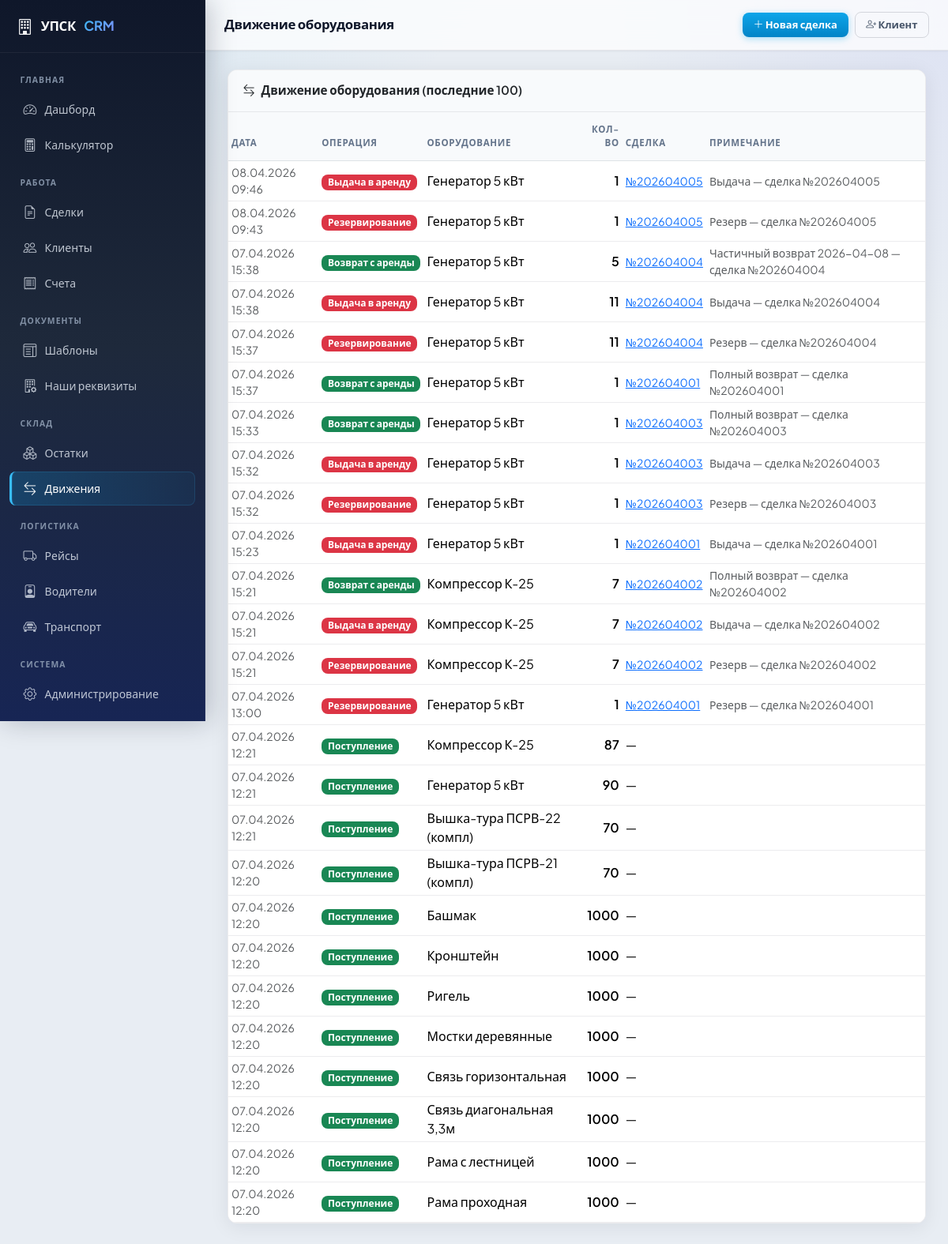
Page /equipment/movements/ on the earlier database version.
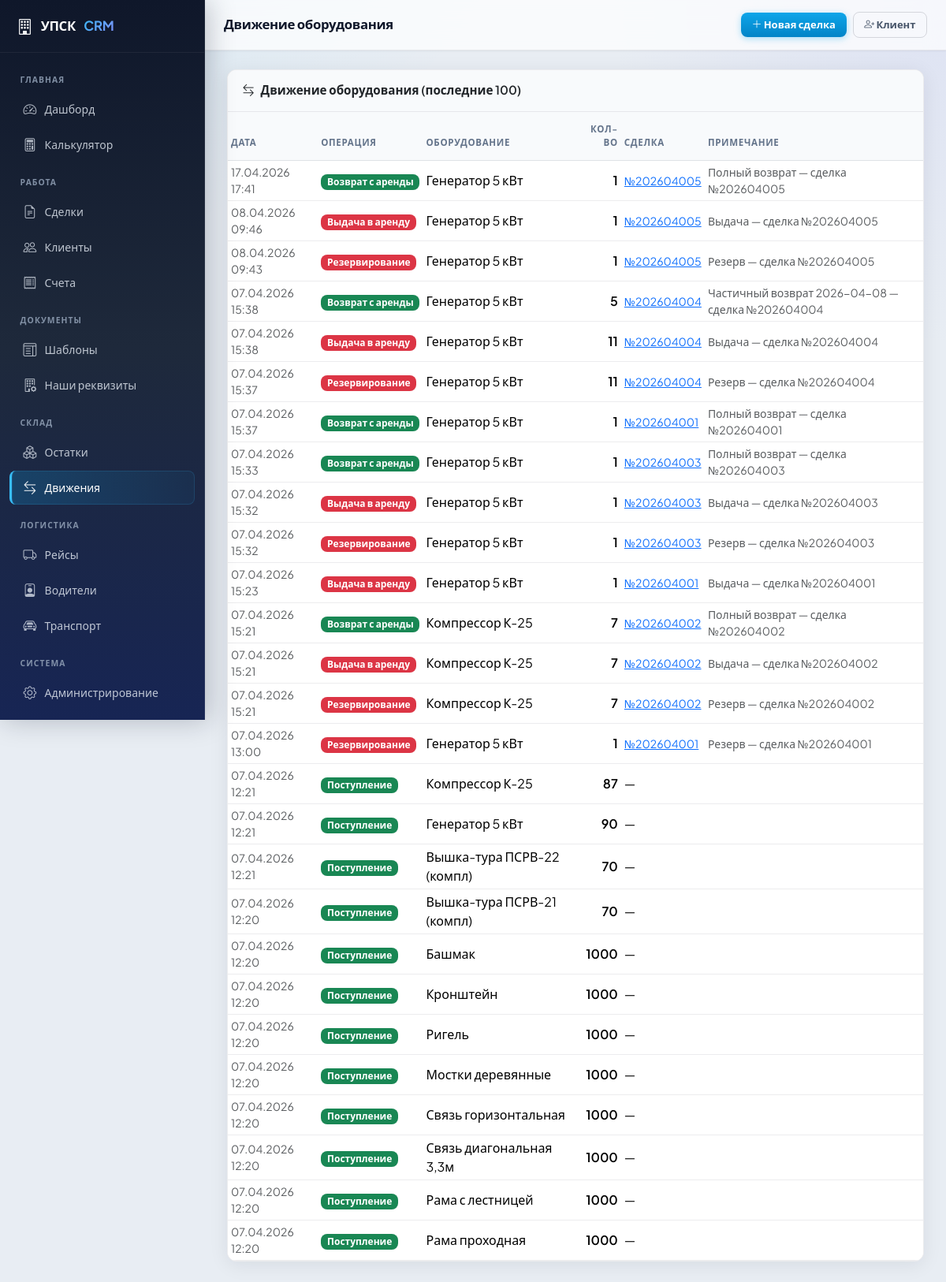
Same page on the later database version.
### equipment/models.py (models this page shows, shortened)
class EquipmentMovement(models.Model):
    MOVEMENT_TYPES = [
        ('in', 'Поступление'),
        ('out_reserve', 'Резервирование'),
        ('out_rent', 'Выдача в аренду'),
        ('return', 'Возврат с аренды'),
        ('cancel_reserve', 'Снятие резерва'),
        ('repair_out', 'Отправка на ремонт'),
        ('repair_in', 'Возврат с ремонта'),
        ('writeoff', 'Списание'),
        ('adjustment', 'Корректировка'),
    ]
    equipment_type = models.ForeignKey(EquipmentType, on_delete=models.CASCADE,
                                       related_name='movements', verbose_name='Тип оборудования')
    movement_type = models.CharField('Тип движения', max_length=20, choices=MOVEMENT_TYPES)
    quantity = models.IntegerField('Количество')
    deal = models.ForeignKey('deals.Deal', on_delete=models.SET_NULL, null=True, blank=True,
                             related_name='movements', verbose_name='Сделка')
    date = models.DateTimeField('Дата', auto_now_add=True)
    notes = models.TextField('Примечания', blank=True)
    created_by = models.CharField('Создал', max_length=100, blank=True)
    class Meta:
        verbose_name = 'Движение оборудования'
        verbose_name_plural = 'Движения оборудования'
        ordering = ['-date']

class EquipmentType(models.Model):
    code = models.CharField('Код', max_length=50, unique=True)
    name = models.CharField('Наименование', max_length=200)
    category = models.ForeignKey(
        'pricing.EquipmentCategory', on_delete=models.SET_NULL,
        null=True, blank=True, related_name='equipment_types',
        verbose_name='Категория',
    )
    unit = models.CharField('Ед. изм.', max_length=20, default='шт')
    base_price = models.DecimalField(
        'Рыночная стоимость ед.', max_digits=10, decimal_places=2, default=0,
    )
    price_coefficient = models.DecimalField(
        'Коэффициент цены', max_digits=5, decimal_places=2, default=1.0,
    )
    daily_rental_rate = models.DecimalField(
        'Суточная ставка аренды (руб.)', max_digits=10, decimal_places=2, default=0,
    )
    weight_per_unit = models.DecimalField('Вес ед. (кг)', max_digits=8, decimal_places=3, default=0)
    volume_per_unit = models.DecimalField('Объём ед. (м3)', max_digits=8, decimal_places=4, default=0)
    is_active = models.BooleanField('Активно', default=True)
    class Meta:
        verbose_name = 'Тип оборудования'
        verbose_name_plural = 'Типы оборудования'
        ordering = ['name']

### deals/models.py (models this page shows, shortened)
class Deal(models.Model):
    number = models.CharField('Номер сделки', max_length=50, unique=True)
    client = models.ForeignKey('clients.Client', on_delete=models.PROTECT,
                               related_name='deals', verbose_name='Клиент')
    our_entity = models.ForeignKey(
        'documents.OurLegalEntity',
        on_delete=models.PROTECT,
        related_name='deals',
        verbose_name='Наша организация',
        null=True,
        blank=True,
    )
    status = models.CharField('Статус', max_length=30, choices=DEAL_STATUS_CHOICES, default='new')
    created_at = models.DateTimeField('Создана', auto_now_add=True)
    updated_at = models.DateTimeField('Обновлена', auto_now=True)
    start_date = models.DateField('Дата начала аренды', null=True, blank=True)
    end_date = models.DateField('Дата окончания аренды', null=True, blank=True)
    actual_return_date = models.DateField('Фактический возврат', null=True, blank=True)
    city = models.CharField('Город', max_length=50, choices=CITY_CHOICES, default='Екатеринбург')
    delivery_address = models.TextField('Адрес доставки', blank=True)
    delivery_cost = models.DecimalField('Стоимость доставки (1 рейс)', max_digits=10, decimal_places=2, default=0)
    vat_mode = models.CharField('НДС', max_length=20, choices=VAT_CHOICES, default='no_vat')
    deposit_pct = models.DecimalField('Залог %', max_digits=5, decimal_places=2, default=10)
    total_area = models.DecimalField('Площадь (м²)', max_digits=10, decimal_places=2, default=0)
    rental_days = models.IntegerField('Срок аренды (дней)', default=30)
    daily_cost = models.DecimalField('Суточная стоимость', max_digits=10, decimal_places=2, default=0)
    total_rental = models.DecimalField('Итого аренда', max_digits=12, decimal_places=2, default=0)
    market_value = models.DecimalField('Рыночная стоимость оборудования', max_digits=12, decimal_places=2, default=0)
    deposit_amount = models.DecimalField('Сумма залога', max_digits=12, decimal_places=2, default=0)
    grand_total = models.DecimalField('Итого к оплате', max_digits=12, decimal_places=2, default=0)
    notes = models.TextField('Примечания', blank=True)
    contract_number = models.CharField('Номер договора', max_length=100, blank=True)
    contract_date = models.DateField('Дата договора', null=True, blank=True)
    class Meta:
        verbose_name = 'Сделка'
        verbose_name_plural = 'Сделки'
        ordering = ['-created_at']

### equipment/views.py (the view)
# urls.py: path('movements/', views.movement_list, name='movement_list'),
def movement_list(request):
    movements = EquipmentMovement.objects.select_related('equipment_type', 'deal').order_by('-date')[:100]
    return render(request, 'equipment/movements.html', {
        'movements': movements, 'page_title': 'Движение оборудования',
    })

### templates/equipment/movements.html
{% extends "base.html" %}
{% block nav_movements %}active{% endblock %}
{% block content %}
<div class="card">
  <div class="card-header"><i class="bi bi-arrow-left-right me-2"></i>Движение оборудования (последние 100)</div>
  <div class="table-responsive">
    <table class="table table-hover table-sm align-middle mb-0">
      <thead>
        <tr><th>Дата</th><th>Операция</th><th>Оборудование</th><th class="text-end">Кол-во</th><th>Сделка</th><th>Примечание</th></tr>
      </thead>
      <tbody>
        {% for m in movements %}
        <tr>
          <td class="text-muted small">{{ m.date|date:"d.m.Y H:i" }}</td>
          <td>
            {% if m.movement_type in 'out_rent,out_reserve' %}
              <span class="badge bg-danger">{{ m.get_movement_type_display }}</span>
            {% elif m.movement_type in 'return,cancel_reserve,repair_in' %}
              <span class="badge bg-success">{{ m.get_movement_type_display }}</span>
            {% elif m.movement_type == 'in' %}
              <span class="badge bg-primary">{{ m.get_movement_type_display }}</span>
            {% else %}
              <span class="badge bg-secondary">{{ m.get_movement_type_display }}</span>
            {% endif %}
          </td>
          <td>{{ m.equipment_type.name }}</td>
          <td class="text-end fw-semibold">{{ m.quantity }}</td>
          <td>
            {% if m.deal %}
              <a href="{% url 'deal_detail' m.deal.pk %}" class="small">№{{ m.deal.number }}</a>
            {% else %}—{% endif %}
          </td>
          <td class="text-muted small">{{ m.notes }}</td>
        </tr>
        {% empty %}
        <tr><td colspan="6" class="text-center py-4 text-muted">Движений нет</td></tr>
        {% endfor %}
      </tbody>
    </table>
  </div>
</div>
{% endblock %}

Differences in the rows shown:
added EquipmentMovement: date "17.04.2026 17:41", movement_type "Возврат с аренды", equipment_type.name "Генератор 5 кВт", quantity "1", deal.number "202604005", notes "Полный возврат — сделка №202604005"
